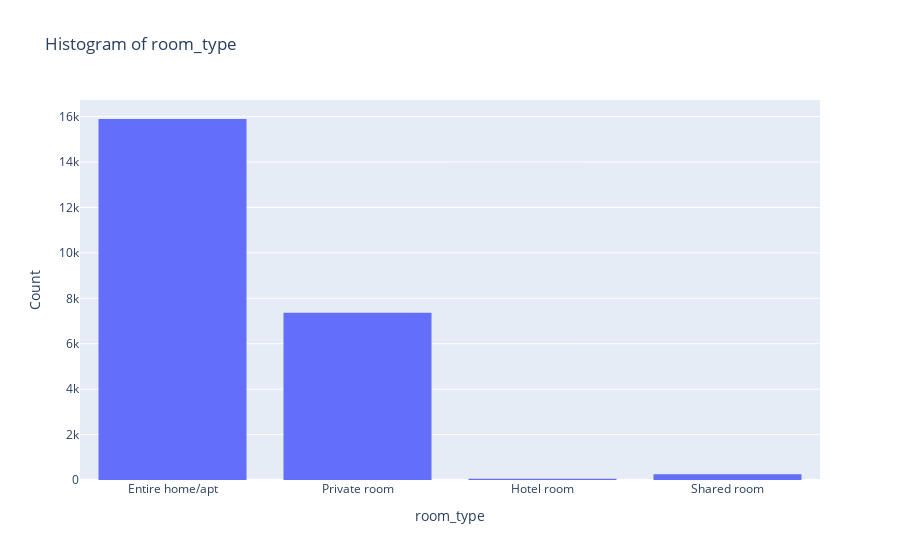

Notebook code for this chart:
### Markdown cell above
### Tipo de alojamiento

### Code cell
print(df[['room_type']].sample(10))
import plotly.express as px
# Haz una histograma dinámico de la variable 
fig = px.histogram(df.reset_index(), x="room_type", nbins=40, title="Histogram of room_type")
fig.update_layout(xaxis_title="room_type", yaxis_title="Count")
fig.show()

### Figure 1 — Plotly figure (JSON) as saved in the notebook; plotly's stock layout.template omitted (floating-point values rounded to 4 significant figures; data arrays with more than 128 entries replaced by an {"elided": "..."} marker saying what was removed)
{"data": [{"bingroup": "x", "hovertemplate": "room_type=%{x}<br>count=%{y}<extra></extra>", "legendgroup": "", "marker": {"color": "#636efa", "pattern": {"shape": ""}}, "name": "", "nbinsx": 40, "orientation": "v", "showlegend": false, "type": "histogram", "x": {"elided": "23567 str values"}, "xaxis": "x", "yaxis": "y"}], "layout": {"barmode": "relative", "legend": {"tracegroupgap": 0}, "title": {"text": "Histogram of room_type"}, "xaxis": {"anchor": "y", "domain": [0, 1], "title": {"text": "room_type"}}, "yaxis": {"anchor": "x", "domain": [0, 1], "title": {"text": "Count"}}}}
